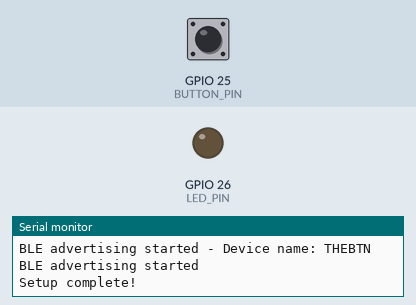
The sketch below on a simulated ESP32. On the bench: output pins drawn as LEDs (lit = HIGH), the last lines printed to the serial monitor. The test bench sets the inputs (shaded band); at power-on: GPIO 25 (BUTTON_PIN) HIGH. WiFi joins after 1.5 s; servers stay silent unless stated; nothing arrives over Bluetooth unless stated; a phone connects over Bluetooth LE 3 s after start.

Above: at 4.8 s.
4.9 s: GPIO 25 (BUTTON_PIN) pulled LOW for 0.15 s
At 6.2 s:
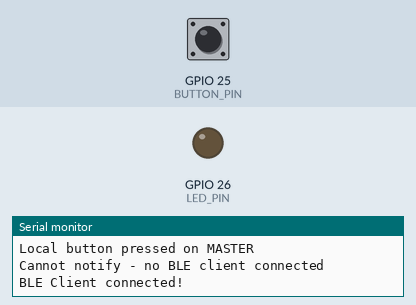
8.0 s: GPIO 25 (BUTTON_PIN) pulled LOW for 1 s
At 8.8 s:
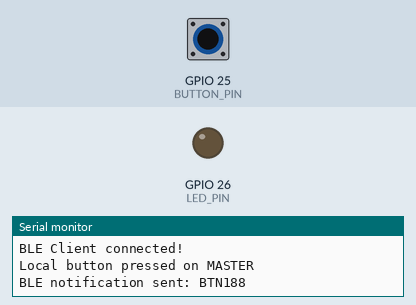
Timing chart, 0 to 11.0 s (numbered marks = the images above; inputs shaded):
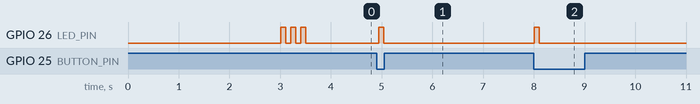

The sketch:

THEBTN.ino
```cpp
#include "EspNowManager.h"
#include "BleManager.h"

#define BUTTON_PIN 25
#define LED_PIN    26

enum Role { ROLE_INIT, ROLE_MASTER, ROLE_CLIENT };
Role role = ROLE_INIT;

bool otaMode = false;
unsigned long lastMasterSeen = 0;

// LED state tracking
bool ledPersistentState = false;  // Controlled by app commands

void blink(int ms) {
  digitalWrite(LED_PIN, HIGH);
  delay(ms);
  digitalWrite(LED_PIN, LOW);
}

void blinkStartup() {
  // Blink 3 times to indicate startup complete
  for (int i = 0; i < 3; i++) {
    digitalWrite(LED_PIN, HIGH);
    delay(100);
    digitalWrite(LED_PIN, LOW);
    delay(100);
  }
}

void setLed(bool on) {
  ledPersistentState = on;
  digitalWrite(LED_PIN, on ? HIGH : LOW);
}

void goToSleep() {
  // Turn off LED before sleep
  digitalWrite(LED_PIN, LOW);
  esp_sleep_enable_ext0_wakeup((gpio_num_t)BUTTON_PIN, 0);
  esp_deep_sleep_start();
}

// Callback for LED commands from BLE (app)
void onLedCommand(uint8_t buttonId, bool ledOn) {
  Serial.print("LED command received for button ");
  Serial.print(buttonId);
  Serial.print(" - ");
  Serial.println(ledOn ? "ON" : "OFF");

  uint8_t myId = EspNow.getMyButtonId();

  // Check if this command is for us (buttonId == 0 means all buttons)
  if (buttonId == 0 || buttonId == myId) {
    // Control local LED (master's own LED)
    setLed(ledOn);
  }

  // Forward the command to all clients via ESP-NOW
  EspNow.sendLedCommand(buttonId, ledOn);
}

void setup() {
  Serial.begin(115200);

  pinMode(BUTTON_PIN, INPUT_PULLUP);
  pinMode(LED_PIN, OUTPUT);

  EspNow.begin();
  EspNow.broadcastMasterAnnounce(3000);

  if (!EspNow.masterDetected()) {
    role = ROLE_MASTER;
    Serial.println("ROLE = MASTER");
    Ble.begin();

    // Set up LED command callback
    Ble.setLedCommandCallback(onLedCommand);

    Serial.println("BLE advertising started");
  } else {
    role = ROLE_CLIENT;
    Serial.println("ROLE = CLIENT");
  }

  // Blink LED to indicate startup complete
  blinkStartup();
  Serial.println("Setup complete!");
}

void loop() {
  EspNow.loop();

  if (role == ROLE_MASTER) {
    Ble.loop();
    EspNow.sendMasterHeartbeat();

    // Check for button presses from ESP-NOW clients
    if (EspNow.hasButtonPress()) {
      uint8_t buttonId = EspNow.getLastButtonId();
      Serial.print("Forwarding button press to BLE: ");
      Serial.println(buttonId);
      Ble.notifyButtonPress(buttonId);
      blink(50);
    }

    // Also handle local button press on MASTER (for single-device testing)
    static unsigned long lastButtonCheck = 0;
    static bool lastButtonState = HIGH;

    if (millis() - lastButtonCheck > 50) {  // Debounce
      bool currentState = digitalRead(BUTTON_PIN);
      if (currentState == LOW && lastButtonState == HIGH) {
        Serial.println("Local button pressed on MASTER");
        uint8_t myId = EspNow.getMyButtonId();
        Ble.notifyButtonPress(myId);
        blink(100);
      }
      lastButtonState = currentState;
      lastButtonCheck = millis();
    }

    // Keep LED state based on app commands
    if (ledPersistentState) {
      digitalWrite(LED_PIN, HIGH);
    }
  }

  if (role == ROLE_CLIENT) {
    if (millis() - EspNow.lastMasterSeen() > 5000) {
      ESP.restart(); // master försvann
    }

    // Check for LED commands from master
    if (EspNow.hasLedCommand()) {
      bool ledState = EspNow.getLedState();
      setLed(ledState);
      Serial.print("Client LED set to: ");
      Serial.println(ledState ? "ON" : "OFF");
    }

    // Keep LED state based on received commands
    if (ledPersistentState) {
      digitalWrite(LED_PIN, HIGH);
    }

    if (digitalRead(BUTTON_PIN) == LOW && !otaMode) {
      EspNow.sendButtonPress();
      blink(100);
      // Don't go to sleep if LED should be on
      if (!ledPersistentState) {
        goToSleep();
      }
    }
  }

  if (EspNow.otaRequested()) {
    otaMode = true;
    EspNow.startOTA();
  }
}
```

BleManager.cpp
```cpp
#include "BleManager.h"

#define SERVICE_UUID "12345678-1234-1234-1234-1234567890ab"
#define CMD_UUID     "abcd"
#define STATUS_UUID  "dcba"
#define LED_PIN      26

BleManager Ble;
NimBLECharacteristic* statusChar;
NimBLEServer* pServer;
bool deviceConnected = false;
LedCommandCallback ledCallback = nullptr;

class ServerCallbacks : public NimBLEServerCallbacks {
  void onConnect(NimBLEServer* server, NimBLEConnInfo& connInfo) override {
    deviceConnected = true;
    Serial.println("BLE Client connected!");
  }

  void onDisconnect(NimBLEServer* server, NimBLEConnInfo& connInfo, int reason) override {
    deviceConnected = false;
    Serial.println("BLE Client disconnected, restarting advertising...");
    NimBLEDevice::startAdvertising();
  }
};

class CmdCallback : public NimBLECharacteristicCallbacks {
  void onWrite(NimBLECharacteristic* c, NimBLEConnInfo& connInfo) override {
    std::string cmd = c->getValue();
    Serial.print("Received command: ");
    Serial.println(cmd.c_str());

    if (cmd == "UPDATE") {
      // TODO: trigga OTA
      return;
    }

    // LED command format: "LED:buttonId:state"
    // Examples: "LED:123:1" (turn on LED for button 123)
    //           "LED:123:0" (turn off LED for button 123)
    //           "LED:0:0"   (turn off all LEDs)
    if (cmd.rfind("LED:", 0) == 0) {
      // Parse the command
      int firstColon = cmd.find(':', 4);
      if (firstColon != std::string::npos) {
        std::string buttonIdStr = cmd.substr(4, firstColon - 4);
        std::string stateStr = cmd.substr(firstColon + 1);

        uint8_t buttonId = (uint8_t)atoi(buttonIdStr.c_str());
        bool ledOn = (stateStr == "1" || stateStr == "ON" || stateStr == "on");

        Serial.print("LED command parsed - Button: ");
        Serial.print(buttonId);
        Serial.print(", State: ");
        Serial.println(ledOn ? "ON" : "OFF");

        // Call the callback if set
        if (ledCallback != nullptr) {
          ledCallback(buttonId, ledOn);
        }
      }
      return;
    }
  }
};

void BleManager::begin() {
  Serial.println("Initializing BLE...");

  NimBLEDevice::init("THEBTN");
  NimBLEDevice::setPower(ESP_PWR_LVL_P9);  // Max power for better range

  pServer = NimBLEDevice::createServer();
  pServer->setCallbacks(new ServerCallbacks());

  NimBLEService* service = pServer->createService(SERVICE_UUID);

  NimBLECharacteristic* cmd =
    service->createCharacteristic(CMD_UUID, NIMBLE_PROPERTY::WRITE);

  statusChar =
    service->createCharacteristic(STATUS_UUID, NIMBLE_PROPERTY::NOTIFY);

  cmd->setCallbacks(new CmdCallback());
  service->start();

  // Configure advertising
  NimBLEAdvertising* pAdvertising = NimBLEDevice::getAdvertising();
  pAdvertising->addServiceUUID(SERVICE_UUID);
  pAdvertising->setName("THEBTN");
  pAdvertising->start();

  Serial.println("BLE advertising started - Device name: THEBTN");
}

void BleManager::loop() {
  // framtida status-notifier
}

void BleManager::notifyButtonPress(uint8_t buttonId) {
  if (deviceConnected && statusChar != nullptr) {
    char msg[32];
    snprintf(msg, sizeof(msg), "BTN%d", buttonId);
    statusChar->setValue((uint8_t*)msg, strlen(msg));
    statusChar->notify();
    Serial.print("BLE notification sent: ");
    Serial.println(msg);
  } else {
    Serial.println("Cannot notify - no BLE client connected");
  }
}

void BleManager::setLedCommandCallback(LedCommandCallback callback) {
  ledCallback = callback;
}

void BleManager::setLocalLed(bool on) {
  digitalWrite(LED_PIN, on ? HIGH : LOW);
}
```

BleManager.h
```cpp
#pragma once
#include <NimBLEDevice.h>

// LED command callback type
typedef void (*LedCommandCallback)(uint8_t buttonId, bool ledOn);

class BleManager {
public:
  void begin();
  void loop();
  void notifyButtonPress(uint8_t buttonId);

  // Set callback for when LED commands are received from app
  void setLedCommandCallback(LedCommandCallback callback);

  // Control local LED (for master device)
  void setLocalLed(bool on);
};

extern BleManager Ble;
```

EspNowManager.cpp
```cpp
#include "EspNowManager.h"
#include <ArduinoOTA.h>

EspNowManager EspNow;
unsigned long EspNowManager::_lastMasterSeen = 0;
bool EspNowManager::_otaFlag = false;
bool EspNowManager::_buttonPressReceived = false;
uint8_t EspNowManager::_lastButtonId = 0;
bool EspNowManager::_ledCommandReceived = false;
bool EspNowManager::_ledState = false;
uint8_t EspNowManager::_myButtonId = 0;

void EspNowManager::begin() {
  WiFi.mode(WIFI_STA);
  esp_now_init();
  esp_now_register_recv_cb(onReceive);

  // Store our button ID
  _myButtonId = (uint8_t)(ESP.getEfuseMac() & 0xFF);
}

void EspNowManager::broadcastMasterAnnounce(uint32_t ms) {
  EspMsg msg{MSG_MASTER, (uint8_t)(ESP.getEfuseMac() & 0xFF), 0};
  unsigned long start = millis();
  while (millis() - start < ms) {
    esp_now_send(NULL, (uint8_t*)&msg, sizeof(msg));
    delay(300);
  }
}

void EspNowManager::sendMasterHeartbeat() {
  static unsigned long last = 0;
  if (millis() - last > 1000) {
    EspMsg msg{MSG_MASTER, 0, 0};
    esp_now_send(NULL, (uint8_t*)&msg, sizeof(msg));
    last = millis();
  }
}

void EspNowManager::sendButtonPress() {
  EspMsg msg{MSG_BUTTON, _myButtonId, 0};
  esp_now_send(NULL, (uint8_t*)&msg, sizeof(msg));
}

void EspNowManager::sendLedCommand(uint8_t targetId, bool ledOn) {
  // targetId = 0 means broadcast to all, otherwise specific button
  EspMsg msg{MSG_LED_CONTROL, targetId, ledOn ? (uint8_t)1 : (uint8_t)0};
  esp_now_send(NULL, (uint8_t*)&msg, sizeof(msg));
  Serial.print("ESP-NOW: Sending LED command to ");
  Serial.print(targetId == 0 ? "ALL" : String(targetId).c_str());
  Serial.print(" - LED ");
  Serial.println(ledOn ? "ON" : "OFF");
}

void EspNowManager::broadcastLedOff() {
  sendLedCommand(0, false);  // 0 = all buttons, false = LED off
}

void EspNowManager::onReceive(const esp_now_recv_info_t* info,
  const uint8_t* data,
  int len) {
  EspMsg msg;
  memcpy(&msg, data, sizeof(msg));

  if (msg.type == MSG_MASTER) {
    _lastMasterSeen = millis();
  }

  if (msg.type == MSG_BUTTON) {
    _buttonPressReceived = true;
    _lastButtonId = msg.sender;
    Serial.print("ESP-NOW: Button press received from client ");
    Serial.println(msg.sender);
  }

  if (msg.type == MSG_PREPARE_OTA) {
    _otaFlag = true;
  }

  if (msg.type == MSG_LED_CONTROL) {
    // Check if this command is for us (targetId == 0 means all, or matches our ID)
    if (msg.sender == 0 || msg.sender == _myButtonId) {
      _ledCommandReceived = true;
      _ledState = (msg.data == 1);
      Serial.print("ESP-NOW: LED command received - ");
      Serial.println(_ledState ? "ON" : "OFF");
    }
  }
}

bool EspNowManager::hasButtonPress() {
  if (_buttonPressReceived) {
    _buttonPressReceived = false;
    return true;
  }
  return false;
}

uint8_t EspNowManager::getLastButtonId() {
  return _lastButtonId;
}

bool EspNowManager::hasLedCommand() {
  if (_ledCommandReceived) {
    _ledCommandReceived = false;
    return true;
  }
  return false;
}

bool EspNowManager::getLedState() {
  return _ledState;
}

uint8_t EspNowManager::getMyButtonId() {
  return _myButtonId;
}

bool EspNowManager::masterDetected() {
  return _lastMasterSeen != 0;
}

unsigned long EspNowManager::lastMasterSeen() {
  return _lastMasterSeen;
}

bool EspNowManager::otaRequested() {
  return _otaFlag;
}

void EspNowManager::startOTA() {
  WiFi.begin("QUIZ_UPDATE");
  ArduinoOTA.begin();
  while (true) {
    ArduinoOTA.handle();
    delay(10);
  }
}

void EspNowManager::loop() {}
```

EspNowManager.h
```cpp
#pragma once
#include <esp_now.h>
#include <WiFi.h>

enum MsgType {
  MSG_MASTER,
  MSG_BUTTON,
  MSG_PREPARE_OTA,
  MSG_LED_CONTROL  // New message type for LED control
};

struct EspMsg {
  MsgType type;
  uint8_t sender;
  uint8_t data;  // Additional data (e.g., LED state: 0=off, 1=on)
};

class EspNowManager {
public:
  void begin();
  void loop();

  void broadcastMasterAnnounce(uint32_t ms);
  void sendMasterHeartbeat();
  void sendButtonPress();

  // LED control - send command to specific button or all buttons
  void sendLedCommand(uint8_t targetId, bool ledOn);
  void broadcastLedOff();  // Turn off all LEDs

  bool masterDetected();
  unsigned long lastMasterSeen();

  bool otaRequested();
  void startOTA();

  // Check if a button press was received from a client
  bool hasButtonPress();
  uint8_t getLastButtonId();

  // Check if LED command was received (for clients)
  bool hasLedCommand();
  bool getLedState();

  // Get this device's button ID
  uint8_t getMyButtonId();

private:
  static void onReceive(const esp_now_recv_info_t* info,
  const uint8_t* data,
  int len);

  static unsigned long _lastMasterSeen;
  static bool _otaFlag;
  static bool _buttonPressReceived;
  static uint8_t _lastButtonId;
  static bool _ledCommandReceived;
  static bool _ledState;
  static uint8_t _myButtonId;
};

extern EspNowManager EspNow;
```

Measured:
- after the input at 4.9 s, GPIO 26 (LED_PIN): LOW → HIGH at once, → LOW 0.10 s later
- after the input at 8.0 s, GPIO 26 (LED_PIN): LOW → HIGH at once, → LOW 0.10 s later
